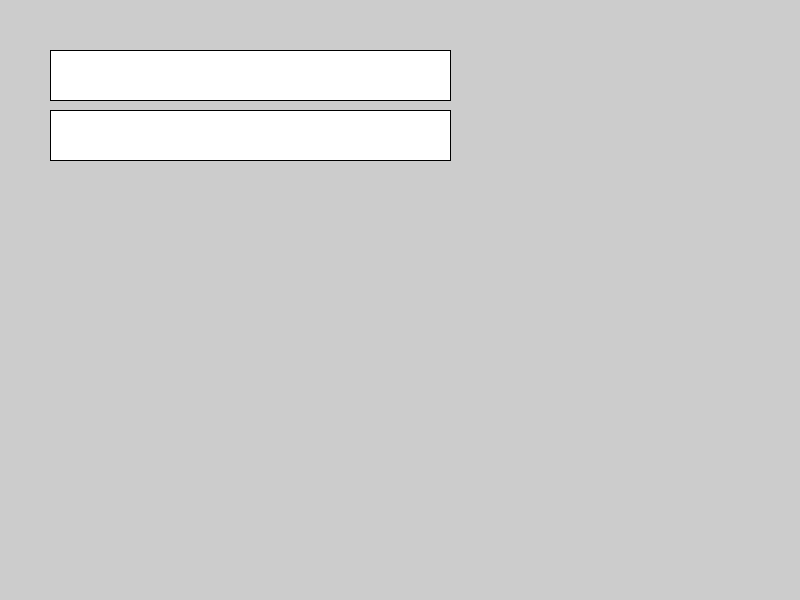
Frame 1 (no input)
Frame 60 (the mouse pressed at the canvas centre just before this capture): identical to frame 1, image omitted
Frame 120 (the mouse held since frame 60 and released just before this capture): identical to frame 1, image omitted

The Processing sketch that drew this single still picture (run headless with seeded random() and noise(); from frame 60 on, the mouse is pressed at the canvas centre):

// Processing sketch: Hjeterfri_med_menu
// ── Hjeterfri_med_menu.pde
String[]kuloer = {"Hjerter", "Spar", "Klør", "Ruder"};
String[]emblem = {"es", "konge", "dame", "knægt", "10", "9", "8", "7", "6", "5", "4", "3", "2"};
StringList bunke; //bunke er en stringlist der bliver forklaret senere i setup

int kortnummer;
int hftidspunkt;
int compDelay;
int drawDelay;
int player2Points, player1Points;
boolean kortikkebanket=true;

boolean menu=true;
boolean singleplayer=false;
boolean multiplayer=false;

void setup() {
  frameRate(30);
  size(800, 600);
  bunke = new StringList(); //her bliver bunke defineret og nedenunder er der er for loop der sætter det op

  for (int x=0; x<13; x++) { //det her for loop sætter strings ind i bunke der består af kulør og emblem. Emblem bliver sat op med 13.
    for (int y=0; y<4; y++) { //og så bliver Kulør sat op 4 gange. Så den kører igennem alle hjeterne og tilføjer dem til bunken. Så spar, klør og ruder.
      bunke.append(kuloer[y]+" "+emblem[x]);
    }
  }
  bunke.shuffle(); //til sidst bruger vi shuffle funktionen, der er ligetil hvad vi har brug for. Nu har vi et spil af blandede kort.
} 

void keyPressed() { //den tjekker hver frame for om en tast er trykket controls ligger øverst i compileren fordi de kan ændre på variabler der har effekt på resten af framet.
  if (singleplayer) { //det her er hvad der sker når der bliver spillet singleplayer
    if (key=='k' & bunke.get(kortnummer).indexOf("Hjerter")==0 & kortikkebanket) { //Hvis tasten k bliver trykket og det er et hjerte og kort ikke er banket. indexOf() tjekker om et string indeholder for eksempel "Hjerter"
      println("nice du fik et point");
      player1Points++; //player 1 får tilføjet 1 point
      compDelay=0; //compDelay bliver 0, så CPUen ikke trækker et kort selvom player har.
      kortikkebanket = false; //kort er så banket.
    } else {
      if (key=='k' & kortikkebanket) { //hvis kort bankes af spilleren, det var ikke banket før, og det ikke var et hjerte
        println("lmao din idiot det var ikke et hjerte");
        player1Points--; //spiller mister point
        kortikkebanket = false; //kort er så banket
      }
    }
  }
  if (multiplayer) { //det her sker hvis der er multiplayer
    if (key=='k' & bunke.get(kortnummer).indexOf("Hjerter")==0 & kortikkebanket) { //spiller 1 står for at "k" trykkes. Der sker det samme som i singleplayer her, bortset fra at compDelay ikke sættes til 0.
      println("nice du fik et point");
      player1Points++;
      kortikkebanket = false;
    } else {
      if (key=='k' & kortikkebanket) {
        println("lmao din idiot det var ikke et hjerte");
        player1Points--;
        kortikkebanket = false;
      }
    }

    if (key=='d' & bunke.get(kortnummer).indexOf("Hjerter")==0 & kortikkebanket) { //spiller 2 står for at "d" trykkes
      println("nice du fik et point");
      player2Points++;
      kortikkebanket = false;
    } else {
      if (key=='d' & kortikkebanket) { 
        println("lmao din idiot det var ikke et hjerte");
        player2Points--;
        kortikkebanket = false;
      }
    }
  }
}

void drawCard() { //det her er draw card funktionen der trækker et kort
  kortnummer++; //kortnummer determinerer hvor langt nede i bunken af kort man er. Så hvis kortnummer er 8 er man på det 8. kort i den blandede bunke.
  kortikkebanket = true; //når end der trukket et nyt kort kan man banke på det

  println(bunke.get(kortnummer));
  compDelay=0; //compDelay reset

  if (bunke.get(kortnummer).indexOf("Hjerter")==0) { //hvis hjerter bliver trukket
    hftidspunkt = frameCount; //hftidspunkt er frameCount når hjertet bliver trukket
    compDelay = (int)random(20, 100); //og compDelay, som er det CPUens reaktionstid er bliver sat mellem 20 og 100 frames
  }
}

void drawSinglePlayer() { //det her er ligesom en draw funktion, bare at den kun kører når der spilles singleplayer.
  drawDelay++; //drawDelay er hvor mange frames før det næste kort trækkes. Det er normalt 101 frames fordi 
  if (drawDelay==101) { //hvis drawDelay er 101
    drawCard(); //kort trækkes
    drawDelay=0; //og drawDelay reset
  }

  // dette giver pcen delay 
  if ((hftidspunkt + compDelay)==frameCount) { //det her er CPUens reaktionstid, hvis den reagerer sker dette
    println("computer banker i bordet!");
    player2Points++; //CPUens point 
    compDelay=0; 
  }

  clear();
  textSize(32);
  text("du har "+player1Points+" cpu har "+player2Points, 100, 100);
  text("Kortet er "+bunke.get(kortnummer), 100, 164);
}

void drawMultiPlayer() { //Multiplayer draw funktionen fungerer ligesom singleplayer bortset fra CPUen
  drawDelay++;
  if (drawDelay==101) {
    drawCard();
    drawDelay=0;
  }

  clear();
  textSize(32);
  text("spiller 1 har "+player1Points+"\nspiller 2 har "+player2Points+"\n\nKortet er "+bunke.get(kortnummer), 100, 100);
}

void draw() {
  if (menu) { //menu er det eneste der sker uden en funktion. Der bliver i stedet brugt et if-statement
    rect(50, 50, 400, 50); //de to rects er to knappre
    rect(50, 110, 400, 50);
    if (mousePressed&&mouseX>50&mouseX<450&mouseY>50&mouseY<100) { //når knapperne bliver trykket er hhv. single- og multiplayer sande
      singleplayer=true;
      menu=false;
    }
    if (mousePressed&&mouseX>50&mouseX<450&mouseY>110&mouseY<160) {
      multiplayer=true;
      menu=false;
    }
  }

  if (singleplayer) { //singleplayer kalder drawSinglePlayer() mens multiplayer kalder drawMultiPlayer()
    drawSinglePlayer();
  }
  if (multiplayer) {
    drawMultiPlayer();
  }
}
